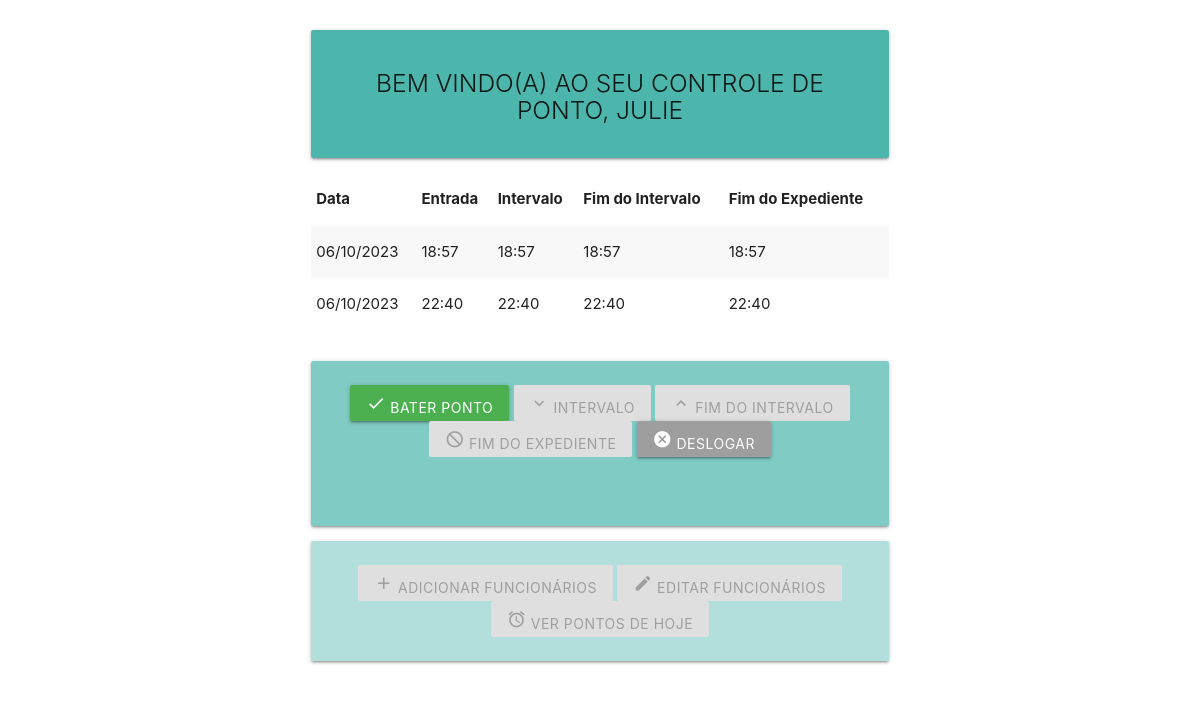
The app's page /cadastro.php (signed in) with its own data.
### tables this page shows
CREATE TABLE IF NOT EXISTS `ponto` (
  `login` varchar(50) DEFAULT NULL,
  `dia` varchar(50) DEFAULT NULL,
  `entrada` varchar(50) DEFAULT NULL,
  `intervalo` varchar(50) DEFAULT NULL,
  `fim_intervalo` varchar(50) DEFAULT NULL,
  `fim_expediente` varchar(50) DEFAULT NULL
);

### cadastro.php (the view, shortened to what this page needs)
<?php
include_once 'includes/header.php';
include_once 'restrito/header_restrito.php';
$login = $_SESSION['login'];
$mostrarlogin = strtoupper($login);
?>
<br>
<div class="row">
    <div class="col s12 m6 push-m3 ">
        <div class="card-panel teal lighten-2">
            <h5 class="light center"><?php echo "BEM VINDO(A) AO SEU CONTROLE DE PONTO, $mostrarlogin"; ?> </h5>
        </div>
        <table class="striped">
            <thead>
                <tr>
                <th>Data</th>
                <th>Entrada</th>
                <th>Intervalo</th>
                <th>Fim do Intervalo</th>
                <th>Fim do Expediente</th>
                </tr>
            </thead>
            <tbody>
                <?php
                $sql = "SELECT * FROM ponto WHERE login = '$login' ";
                $resultado = mysqli_query($connect, $sql);
                while($dados = mysqli_fetch_array($resultado)):
                ?>
                <tr>
                    <td><?php echo $dados['dia']; ?></td>
                    <td><?php echo $dados['entrada']; ?></td>
                    <td><?php echo $dados['intervalo']; ?></td>
                    <td><?php echo $dados['fim_intervalo']; ?></td>
                    <td><?php echo $dados['fim_expediente']; ?></td>
                </tr>
                <?php
                endwhile;
                ?>
            </tbody>
        </table>
        <br>
        <?php
        $colors = ["btn green", "btn orange", "btn", "btn black", "btn red"];
        $disable = "btn grey";
        if (!$_SESSION['bp'] == $colors['0']):
            $btn_color = [$colors['0'], $disable, $disable, $disable, $disable];
            $btn_able = ["", "disabled", "disabled", "disabled", "disabled" ];
        endif;
        if($_SESSION['nivel'] == "adm"):
            $adm_able = "";
        else:
            $adm_able = "disabled";
        endif;
        ?>
        <form action="restrito/novoponto.php" method="POST">
        <div class="card-panel teal lighten-3"><center>
        <button name="btn-ponto"class="<?php echo $btn_color['0']; ?>" <?php echo $btn_able['0']; ?> ><i class="material-icons">check</i> Bater Ponto</button>
        <button name="btn-intervalo"class="<?php echo $btn_color['1']; ?>" <?php echo $btn_able['1']; ?> ><i class="material-icons">expand_more</i> Intervalo</button>
        <button name="btn-fim-intervalo"class="<?php echo $btn_color['2']; ?>" <?php echo $btn_able['2']; ?> ><i class="material-icons">expand_less</i> Fim do Intervalo</button>
        <button name="btn-fim-expediente"class="<?php echo $btn_color['3']; ?>" <?php echo $btn_able['3']; ?>><i class="material-icons">not_interested</i> Fim do Expediente</button>
        <button name="btn-deslogar"class="<?php echo $btn_color['4']; ?>"  ><i class="material-icons">cancel</i> Deslogar</button><br><br><br>
        </div></center><center>
        <div class="card-panel teal lighten-4">
        <button name="btn-adicionar"class="btn" <?php echo $adm_able; ?> ><i class="material-icons">add</i> Adicionar Funcionários</button>
        <button name="btn-editar"class="btn" <?php echo $adm_able; ?> ><i class="material-icons">edit</i> Editar Funcionários</button>
        <button name="btn-verpontos"class="btn" <?php echo $adm_able; ?> ><i class="material-icons">access_alarm</i> Ver pontos de hoje</button>
        </div><center>
        </form>
<?php
include_once 'includes/footer.php';
?>

### records on screen
ponto: dia "06/10/2023", entrada "18:57", intervalo "18:57", fim_intervalo "18:57", fim_expediente "18:57"
ponto: dia "06/10/2023", entrada "22:40", intervalo "22:40", fim_intervalo "22:40", fim_expediente "22:40"

### other values on screen
$mostrarlogin "JULIE"
